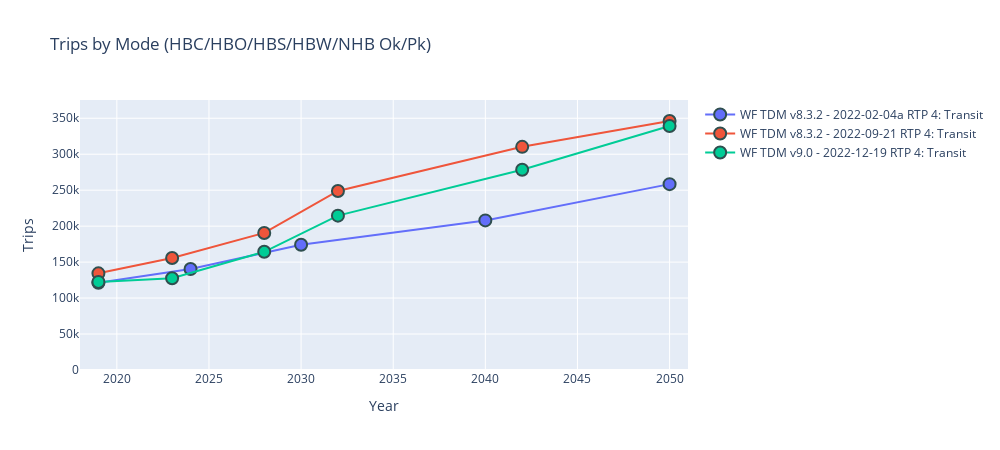
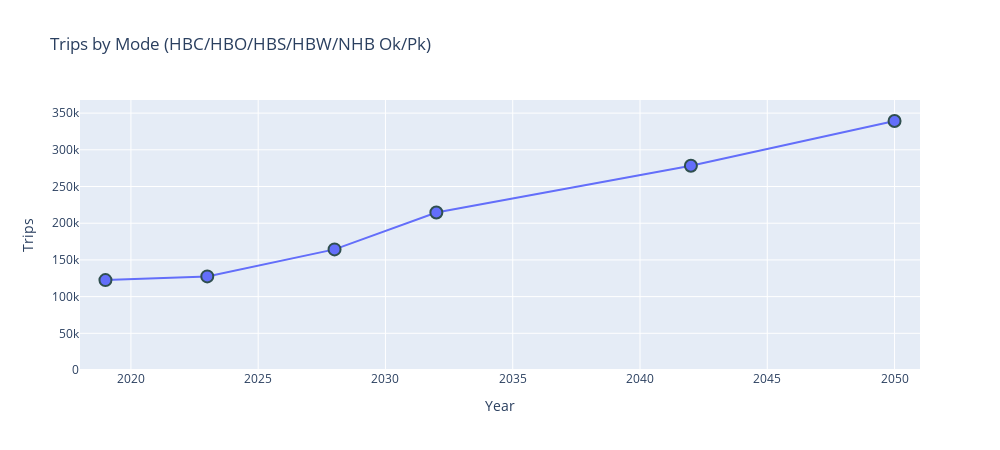
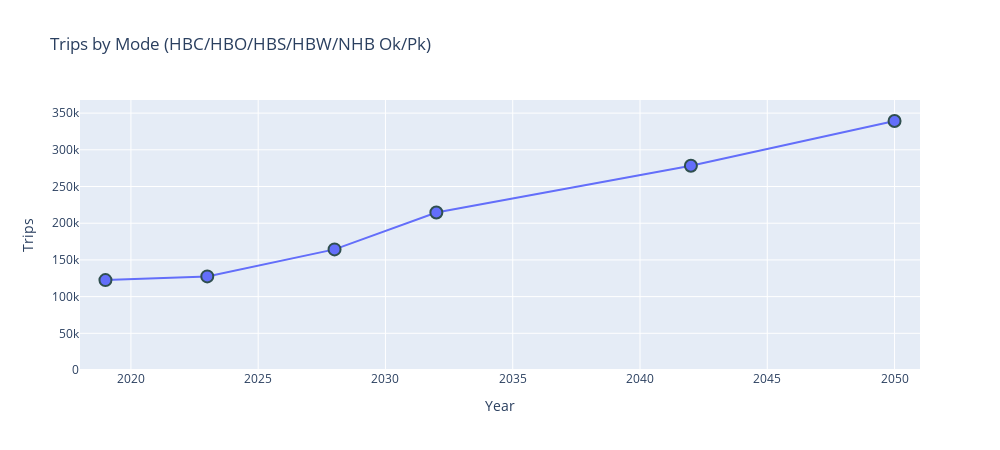

Notebook source saved alongside these figures, in order:
### Code cell
# MAKE INTERACTIVE CHART
py.offline.init_notebook_mode(connected=True)

lstTdmVersionWithDate = dfTransitSummaryPlotData['tdmVersionWithDate'].unique().tolist()
lstScenarioGroups     = dfTransitSummaryPlotData['scenarioGroup'     ].unique().tolist()
lstModes              = dfTransitSummaryPlotData['modeGroup'         ].unique().tolist()
lstTripPurp           = dfTransitSummaryPlotData['TRIPPURP'          ].unique().tolist()
lstPeriod             = dfTransitSummaryPlotData['PERIOD'            ].unique().tolist()

# remove include in all list
lstScenarioGroups = [i for i in lstScenarioGroups if i not in lstIncludeInAll] 

selectTdmVersionsWithDate = widgets.SelectMultiple(options=lstTdmVersionWithDate, value=(lstTdmVersionWithDate), description='TDM Version'   )
selectScenarioGroups      = widgets.SelectMultiple(options=lstScenarioGroups    , value=('RTP',               ), description='Scenario Group')
selectModes               = widgets.SelectMultiple(options=lstModes             , value=('4: Transit',        ), description='Mode Group'    )
selectTripPurps           = widgets.SelectMultiple(options=lstTripPurp          , value=(lstTripPurp          ), description='Purpose'       )
selectPeriods             = widgets.SelectMultiple(options=lstPeriod            , value=(lstPeriod            ), description='Periods'       )

#custom extents
#xmin = widgets.Text(value='0'  , description='X Min')
#xmax = widgets.Text(value='160' , description='X Max')
#ymin = widgets.Text(value='0'  , description='Y Min')
#ymax = widgets.Text(value='.10', description='Y Max')

widgets.interactive(update_plot, tdmVersionsWithDate=selectTdmVersionsWithDate, scenarioGroups=selectScenarioGroups, modeGroups=selectModes, trippurps=selectTripPurps , periods=selectPeriods)

#ADD RAW OBSERVED CURVES

### Figure 1 — Plotly figure (JSON) as saved in the notebook; plotly's stock layout.template omitted (floating-point values rounded to 4 significant figures)
{"data": [{"marker": {"line": {"color": "DarkSlateGrey", "width": 2}, "size": 12}, "mode": "markers+lines", "name": "WF TDM v8.3.2 - 2022-02-04a RTP 4: Transit", "type": "scatter", "x": [2019, 2024, 2030, 2040, 2050], "y": [121321, 140408, 174053, 207976, 258408]}, {"marker": {"line": {"color": "DarkSlateGrey", "width": 2}, "size": 12}, "mode": "markers+lines", "name": "WF TDM v8.3.2 - 2022-09-21 RTP 4: Transit", "type": "scatter", "x": [2019, 2023, 2028, 2032, 2042, 2050], "y": [134370, 155741, 190569, 248930, 310261, 346188]}, {"marker": {"line": {"color": "DarkSlateGrey", "width": 2}, "size": 12}, "mode": "markers+lines", "name": "WF TDM v9.0 - 2022-12-19 RTP 4: Transit", "type": "scatter", "x": [2019, 2023, 2028, 2032, 2042, 2050], "y": [122503, 127540, 164321, 214591, 278318, 339257]}], "layout": {"height": 450, "title": {"text": "Trips by Mode (HBC/HBO/HBS/HBW/NHB Ok/Pk)"}, "width": 1000, "xaxis": {"range": [2018, 2051], "title": {"text": "Year"}}, "yaxis": {"rangemode": "tozero", "title": {"text": "Trips"}}}}

### Figure 2 — Plotly figure (JSON) as saved in the notebook; plotly's stock layout.template omitted (floating-point values rounded to 4 significant figures)
{"data": [{"marker": {"line": {"color": "DarkSlateGrey", "width": 2}, "size": 12}, "mode": "markers+lines", "name": "WF TDM v9.0 - 2022-12-19 RTP 4: Transit", "type": "scatter", "x": [2019, 2023, 2028, 2032, 2042, 2050], "y": [122503, 127540, 164321, 214591, 278318, 339257]}], "layout": {"height": 450, "title": {"text": "Trips by Mode (HBC/HBO/HBS/HBW/NHB Ok/Pk)"}, "width": 1000, "xaxis": {"range": [2018, 2051], "title": {"text": "Year"}}, "yaxis": {"rangemode": "tozero", "title": {"text": "Trips"}}}}

### Figure 3 — Plotly figure (JSON) as saved in the notebook; plotly's stock layout.template omitted (floating-point values rounded to 4 significant figures)
{"data": [{"marker": {"line": {"color": "DarkSlateGrey", "width": 2}, "size": 12}, "mode": "markers+lines", "name": "WF TDM v9.0 - 2022-12-19 RTP 4: Transit", "type": "scatter", "x": [2019, 2023, 2028, 2032, 2042, 2050], "y": [122503, 127540, 164321, 214591, 278318, 339257]}], "layout": {"height": 450, "title": {"text": "Trips by Mode (HBC/HBO/HBS/HBW/NHB Ok/Pk)"}, "width": 1000, "xaxis": {"range": [2018, 2051], "title": {"text": "Year"}}, "yaxis": {"rangemode": "tozero", "title": {"text": "Trips"}}}}
